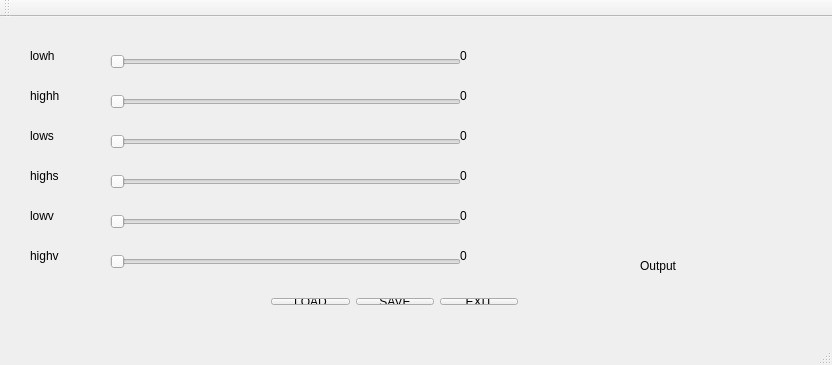
<?xml version="1.0" encoding="UTF-8"?>
<ui version="4.0">
 <class>Trackbars</class>
 <widget class="QMainWindow" name="Trackbars">
  <property name="geometry">
   <rect>
    <x>0</x>
    <y>0</y>
    <width>832</width>
    <height>365</height>
   </rect>
  </property>
  <property name="windowTitle">
   <string>Trackbars</string>
  </property>
  <widget class="QWidget" name="centralWidget">
   <widget class="QLabel" name="label_4">
    <property name="geometry">
     <rect>
      <x>460</x>
      <y>150</y>
      <width>55</width>
      <height>17</height>
     </rect>
    </property>
    <property name="text">
     <string>0</string>
    </property>
   </widget>
   <widget class="QLabel" name="label_8">
    <property name="geometry">
     <rect>
      <x>30</x>
      <y>70</y>
      <width>61</width>
      <height>17</height>
     </rect>
    </property>
    <property name="text">
     <string>highh</string>
    </property>
   </widget>
   <widget class="QSlider" name="horizontalSlider_5">
    <property name="geometry">
     <rect>
      <x>110</x>
      <y>30</y>
      <width>351</width>
      <height>30</height>
     </rect>
    </property>
    <property name="maximum">
     <number>255</number>
    </property>
    <property name="orientation">
     <enum>Qt::Horizontal</enum>
    </property>
   </widget>
   <widget class="QLabel" name="label_6">
    <property name="geometry">
     <rect>
      <x>30</x>
      <y>30</y>
      <width>55</width>
      <height>17</height>
     </rect>
    </property>
    <property name="text">
     <string>lowh</string>
    </property>
   </widget>
   <widget class="QLabel" name="label_2">
    <property name="geometry">
     <rect>
      <x>460</x>
      <y>70</y>
      <width>55</width>
      <height>17</height>
     </rect>
    </property>
    <property name="text">
     <string>0</string>
    </property>
   </widget>
   <widget class="QLabel" name="label_3">
    <property name="geometry">
     <rect>
      <x>460</x>
      <y>110</y>
      <width>55</width>
      <height>17</height>
     </rect>
    </property>
    <property name="text">
     <string>0</string>
    </property>
   </widget>
   <widget class="QSlider" name="horizontalSlider_3">
    <property name="geometry">
     <rect>
      <x>110</x>
      <y>110</y>
      <width>351</width>
      <height>30</height>
     </rect>
    </property>
    <property name="maximum">
     <number>255</number>
    </property>
    <property name="orientation">
     <enum>Qt::Horizontal</enum>
    </property>
   </widget>
   <widget class="QWidget" name="layoutWidget">
    <property name="geometry">
     <rect>
      <x>260</x>
      <y>270</y>
      <width>269</width>
      <height>29</height>
     </rect>
    </property>
    <layout class="QHBoxLayout" name="horizontalLayout">
     <item>
      <widget class="QPushButton" name="pushButton_3">
       <property name="text">
        <string>LOAD</string>
       </property>
      </widget>
     </item>
     <item>
      <widget class="QPushButton" name="pushButton">
       <property name="text">
        <string>SAVE</string>
       </property>
      </widget>
     </item>
     <item>
      <widget class="QPushButton" name="pushButton_2">
       <property name="text">
        <string>EXIT</string>
       </property>
      </widget>
     </item>
    </layout>
   </widget>
   <widget class="QSlider" name="horizontalSlider_4">
    <property name="geometry">
     <rect>
      <x>110</x>
      <y>70</y>
      <width>351</width>
      <height>30</height>
     </rect>
    </property>
    <property name="maximum">
     <number>255</number>
    </property>
    <property name="orientation">
     <enum>Qt::Horizontal</enum>
    </property>
   </widget>
   <widget class="QLabel" name="label">
    <property name="geometry">
     <rect>
      <x>460</x>
      <y>30</y>
      <width>55</width>
      <height>17</height>
     </rect>
    </property>
    <property name="text">
     <string>0</string>
    </property>
   </widget>
   <widget class="QLabel" name="label_7">
    <property name="geometry">
     <rect>
      <x>30</x>
      <y>150</y>
      <width>55</width>
      <height>17</height>
     </rect>
    </property>
    <property name="text">
     <string>highs</string>
    </property>
   </widget>
   <widget class="QSlider" name="horizontalSlider">
    <property name="geometry">
     <rect>
      <x>110</x>
      <y>150</y>
      <width>351</width>
      <height>30</height>
     </rect>
    </property>
    <property name="maximum">
     <number>255</number>
    </property>
    <property name="orientation">
     <enum>Qt::Horizontal</enum>
    </property>
   </widget>
   <widget class="QLabel" name="label_5">
    <property name="geometry">
     <rect>
      <x>30</x>
      <y>110</y>
      <width>55</width>
      <height>17</height>
     </rect>
    </property>
    <property name="text">
     <string>lows</string>
    </property>
   </widget>
   <widget class="QSlider" name="horizontalSlider_2">
    <property name="geometry">
     <rect>
      <x>110</x>
      <y>190</y>
      <width>351</width>
      <height>30</height>
     </rect>
    </property>
    <property name="maximum">
     <number>255</number>
    </property>
    <property name="orientation">
     <enum>Qt::Horizontal</enum>
    </property>
   </widget>
   <widget class="QSlider" name="horizontalSlider_6">
    <property name="geometry">
     <rect>
      <x>110</x>
      <y>230</y>
      <width>351</width>
      <height>30</height>
     </rect>
    </property>
    <property name="maximum">
     <number>255</number>
    </property>
    <property name="orientation">
     <enum>Qt::Horizontal</enum>
    </property>
   </widget>
   <widget class="QLabel" name="label_9">
    <property name="geometry">
     <rect>
      <x>30</x>
      <y>190</y>
      <width>55</width>
      <height>17</height>
     </rect>
    </property>
    <property name="text">
     <string>lowv</string>
    </property>
   </widget>
   <widget class="QLabel" name="label_10">
    <property name="geometry">
     <rect>
      <x>30</x>
      <y>230</y>
      <width>55</width>
      <height>17</height>
     </rect>
    </property>
    <property name="text">
     <string>highv</string>
    </property>
   </widget>
   <widget class="QLabel" name="label_11">
    <property name="geometry">
     <rect>
      <x>460</x>
      <y>190</y>
      <width>55</width>
      <height>17</height>
     </rect>
    </property>
    <property name="text">
     <string>0</string>
    </property>
   </widget>
   <widget class="QLabel" name="label_12">
    <property name="geometry">
     <rect>
      <x>460</x>
      <y>230</y>
      <width>55</width>
      <height>17</height>
     </rect>
    </property>
    <property name="text">
     <string>0</string>
    </property>
   </widget>
   <widget class="QLabel" name="frame3">
    <property name="geometry">
     <rect>
      <x>550</x>
      <y>40</y>
      <width>241</width>
      <height>201</height>
     </rect>
    </property>
    <property name="text">
     <string/>
    </property>
   </widget>
   <widget class="QLabel" name="label_14">
    <property name="geometry">
     <rect>
      <x>640</x>
      <y>240</y>
      <width>55</width>
      <height>17</height>
     </rect>
    </property>
    <property name="text">
     <string>Output</string>
    </property>
   </widget>
   <zorder>label_4</zorder>
   <zorder>label_8</zorder>
   <zorder>horizontalSlider_5</zorder>
   <zorder>label_6</zorder>
   <zorder>label_2</zorder>
   <zorder>label_3</zorder>
   <zorder>horizontalSlider_3</zorder>
   <zorder>layoutWidget</zorder>
   <zorder>horizontalSlider_4</zorder>
   <zorder>label</zorder>
   <zorder>label_7</zorder>
   <zorder>horizontalSlider</zorder>
   <zorder>label_5</zorder>
   <zorder>horizontalSlider_2</zorder>
   <zorder>pushButton_3</zorder>
   <zorder>horizontalSlider_6</zorder>
   <zorder>label_9</zorder>
   <zorder>label_10</zorder>
   <zorder>label_11</zorder>
   <zorder>label_12</zorder>
   <zorder>frame3</zorder>
   <zorder>label_14</zorder>
  </widget>
  <widget class="QMenuBar" name="menuBar">
   <property name="geometry">
    <rect>
     <x>0</x>
     <y>0</y>
     <width>832</width>
     <height>25</height>
    </rect>
   </property>
  </widget>
  <widget class="QToolBar" name="mainToolBar">
   <attribute name="toolBarArea">
    <enum>TopToolBarArea</enum>
   </attribute>
   <attribute name="toolBarBreak">
    <bool>false</bool>
   </attribute>
  </widget>
  <widget class="QStatusBar" name="statusBar"/>
 </widget>
 <layoutdefault spacing="6" margin="11"/>
 <resources/>
 <connections/>
</ui>
